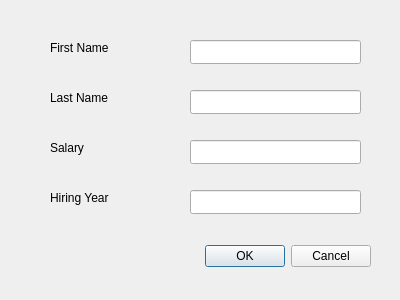
<?xml version="1.0" encoding="UTF-8"?>
<ui version="4.0">
 <class>AddRecordForm</class>
 <widget class="QDialog" name="AddRecordForm">
  <property name="geometry">
   <rect>
    <x>0</x>
    <y>0</y>
    <width>400</width>
    <height>300</height>
   </rect>
  </property>
  <property name="windowTitle">
   <string>Dialog</string>
  </property>
  <widget class="QDialogButtonBox" name="buttonBox">
   <property name="geometry">
    <rect>
     <x>30</x>
     <y>240</y>
     <width>341</width>
     <height>32</height>
    </rect>
   </property>
   <property name="orientation">
    <enum>Qt::Horizontal</enum>
   </property>
   <property name="standardButtons">
    <set>QDialogButtonBox::Cancel|QDialogButtonBox::Ok</set>
   </property>
  </widget>
  <widget class="QLabel" name="label">
   <property name="geometry">
    <rect>
     <x>50</x>
     <y>40</y>
     <width>101</width>
     <height>16</height>
    </rect>
   </property>
   <property name="text">
    <string>First Name</string>
   </property>
  </widget>
  <widget class="QLabel" name="label_2">
   <property name="geometry">
    <rect>
     <x>50</x>
     <y>90</y>
     <width>101</width>
     <height>16</height>
    </rect>
   </property>
   <property name="text">
    <string>Last Name</string>
   </property>
  </widget>
  <widget class="QLabel" name="label_3">
   <property name="geometry">
    <rect>
     <x>50</x>
     <y>140</y>
     <width>101</width>
     <height>16</height>
    </rect>
   </property>
   <property name="text">
    <string>Salary</string>
   </property>
  </widget>
  <widget class="QLabel" name="label_4">
   <property name="geometry">
    <rect>
     <x>50</x>
     <y>190</y>
     <width>101</width>
     <height>16</height>
    </rect>
   </property>
   <property name="text">
    <string>Hiring Year</string>
   </property>
  </widget>
  <widget class="QLineEdit" name="FirstText">
   <property name="geometry">
    <rect>
     <x>190</x>
     <y>40</y>
     <width>171</width>
     <height>24</height>
    </rect>
   </property>
   <property name="text">
    <string/>
   </property>
  </widget>
  <widget class="QLineEdit" name="LastText">
   <property name="geometry">
    <rect>
     <x>190</x>
     <y>90</y>
     <width>171</width>
     <height>24</height>
    </rect>
   </property>
  </widget>
  <widget class="QLineEdit" name="SalaryText">
   <property name="geometry">
    <rect>
     <x>190</x>
     <y>140</y>
     <width>171</width>
     <height>24</height>
    </rect>
   </property>
  </widget>
  <widget class="QLineEdit" name="YearText">
   <property name="geometry">
    <rect>
     <x>190</x>
     <y>190</y>
     <width>171</width>
     <height>24</height>
    </rect>
   </property>
  </widget>
 </widget>
 <resources/>
 <connections>
  <connection>
   <sender>buttonBox</sender>
   <signal>accepted()</signal>
   <receiver>AddRecordForm</receiver>
   <slot>accept()</slot>
   <hints>
    <hint type="sourcelabel">
     <x>248</x>
     <y>254</y>
    </hint>
    <hint type="destinationlabel">
     <x>157</x>
     <y>274</y>
    </hint>
   </hints>
  </connection>
  <connection>
   <sender>buttonBox</sender>
   <signal>rejected()</signal>
   <receiver>AddRecordForm</receiver>
   <slot>reject()</slot>
   <hints>
    <hint type="sourcelabel">
     <x>316</x>
     <y>260</y>
    </hint>
    <hint type="destinationlabel">
     <x>286</x>
     <y>274</y>
    </hint>
   </hints>
  </connection>
 </connections>
</ui>
